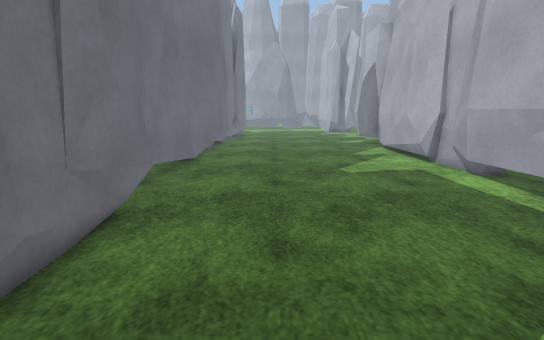
[1] (above)

16 first-person views from a walk through a 3-D level made in the Unity game engine. The camera is 1.3 m above the floor, tilts 12° down and sees 90° across. The floor is counted in squares, 0.5 m on a side. Each view is taken from the middle of a square. On the plan, view 1 faces up. The plan holds only what a view shows up to about 19 squares ahead; the rest is blank. The place goes on beyond the plan. The terrain is drawn as flat ground. The player is left out. Surface patterns are stand-ins for the level's own textures.

[2]
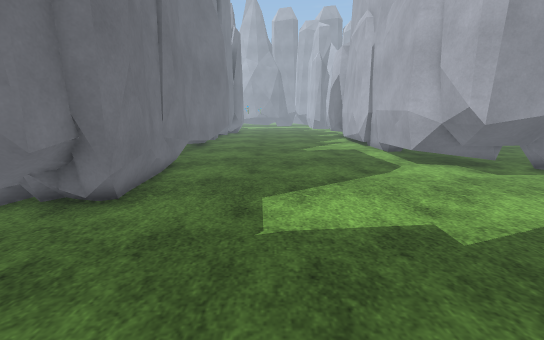

[3]
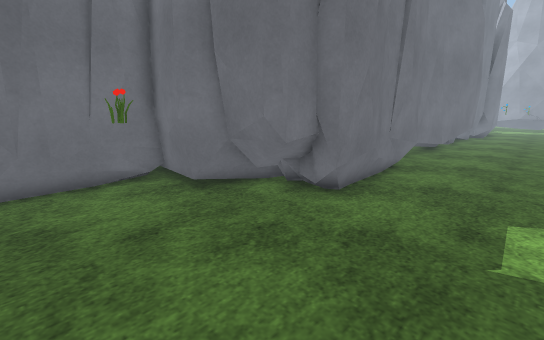

[4]
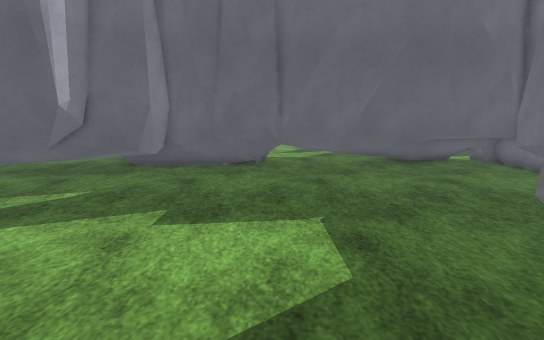

[5]
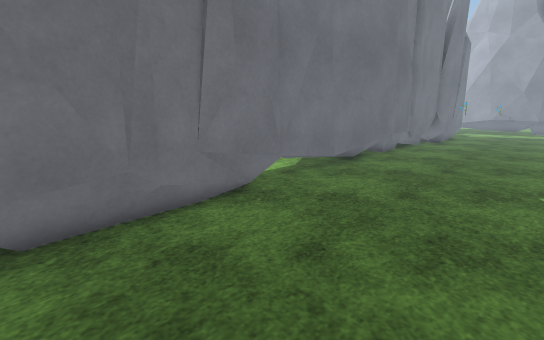

[6]
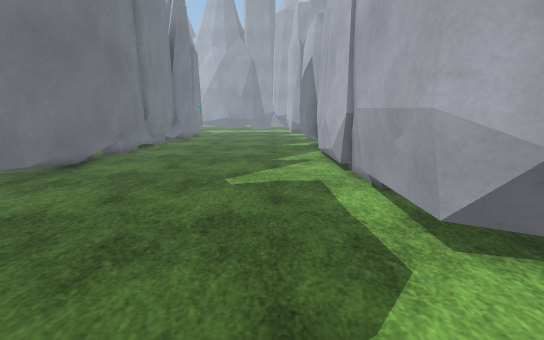

[7]
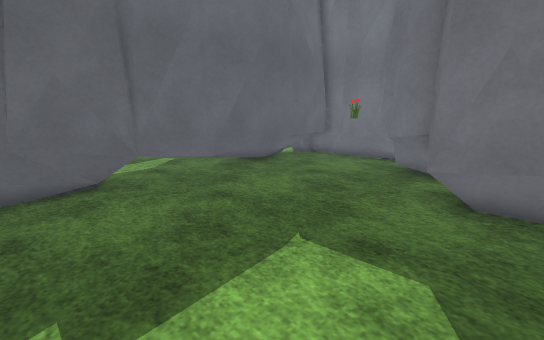

[8]
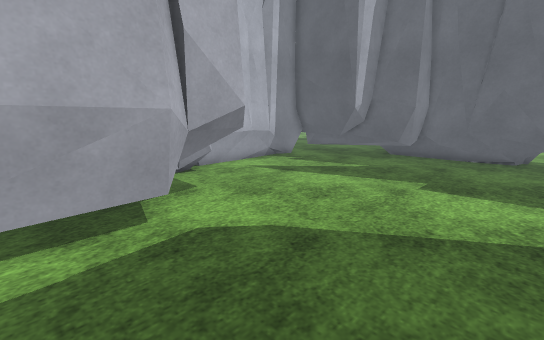

[9]
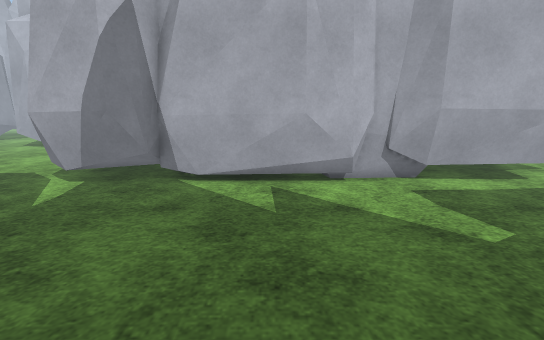

[10]
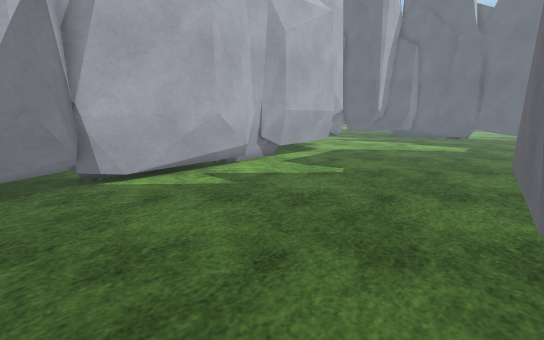

[11]
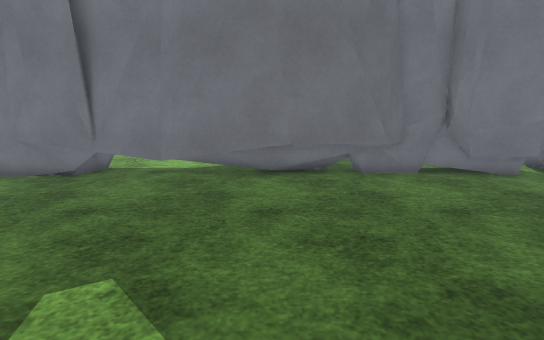

[12]
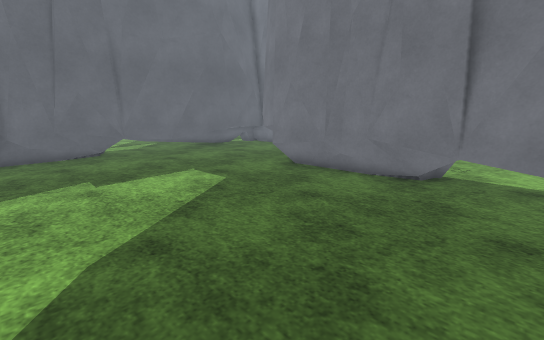

[13]
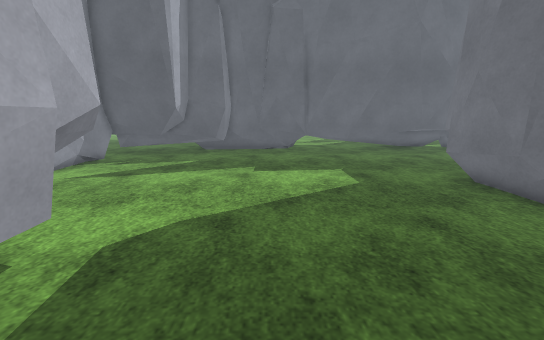

[14]
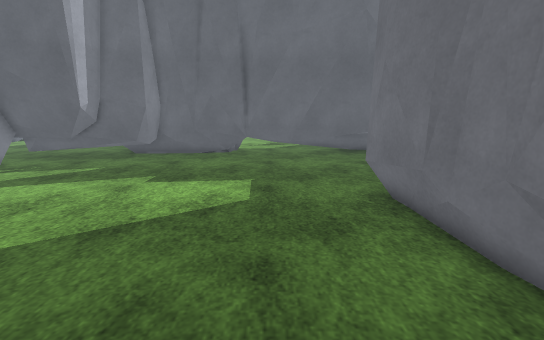

[15]
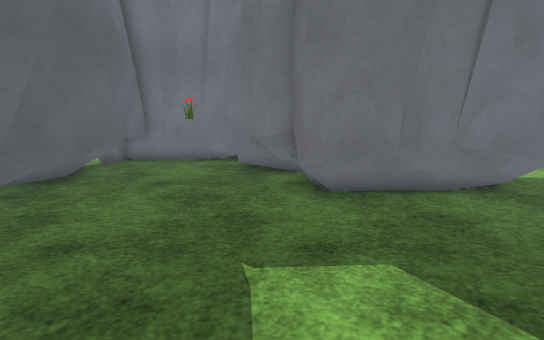

[16]
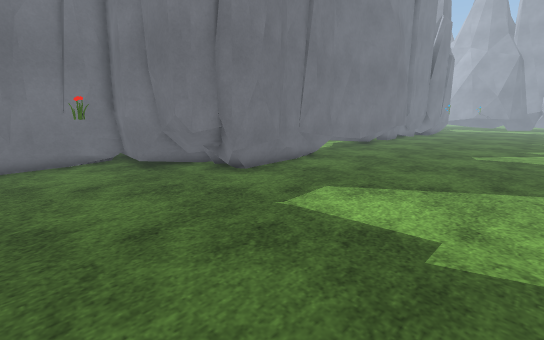

### Floor plan
Key: @ floor where view 1 was taken; # wall or solid block; . floor; R rock; T thing the floor can be seen under or through.
Columns run from 10 left of view 1 to 10 right of it. Each row starts with its distance up from view 1.
 23     RRR..........RR
 22      RR..........RRR
 21      RR...........RR
 20       #...........RR
 19       ##..........R
 18      ###..........R
 17      ###..........R
 16      ###..........
 15       ##..........
 14       ##..........RR
 13       ##..........RR
 12        #..........RR
 11       TT..........RRR
 10  ..   TT..........
  9  ..   TT..........R
  8 ...   T...........R
  7 ...   # ..........R
  6  ..   #R..........RRR
  5       #...........RRR
  4       #...........RRR
  3       #R...........RR
  2        R.............
  1    RR  R.............
  0    RRRRR..@..........
 -1    RRRR..............
 -2 RRRRRRR..............
 -3 #RRR.................
 -4 #....................
 -5 #..................RR
 -6 #................RRRR
 -7 #R######.........RRR
 -8 #############RR##RRR
 -9  ######
-10   #
-11
-12
-13          ...
-14          ...

Positions as (right, up) in squares from view 1, and headings:
1: (0, 0), facing up
2: (1, -7), facing up
3: (1, -7), facing up-left
4: (2, 5), facing down
5: (3, 1), facing up-left
6: (5, 2), facing up
7: (5, 2), facing down-left
8: (2, 9), facing down-right
9: (-2, 17), facing right
10: (-3, 23), facing down-right
11: (7, 15), facing left
12: (7, 10), facing down-left
13: (4, 11), facing down
14: (0, 9), facing down
15: (5, -1), facing left
16: (6, -7), facing up-left
